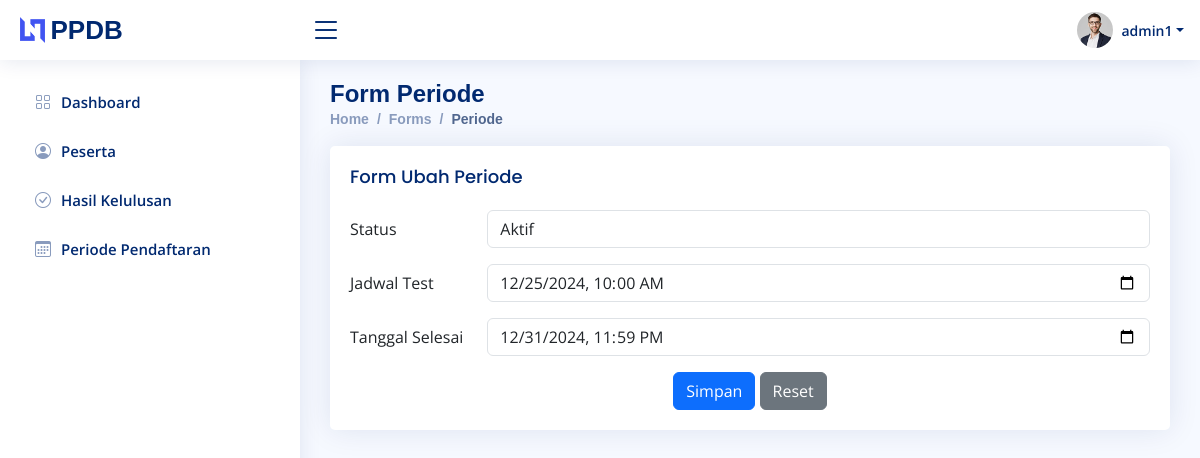
Page /admin/form-periode.php?id=1 (signed in) on the committed database.
### tables this page shows
CREATE TABLE `periode_pendaftaran` (
  `id` INT(11) NOT NULL AUTO_INCREMENT,
  `status` ENUM('Aktif', 'Tidak Aktif') NOT NULL,
  `tanggal_selesai` TIMESTAMP,
  PRIMARY KEY (`id`)
);

### admin/form-periode.php (the view, shortened to what this page needs)
<?php
require_once("../koneksi.php");
$periodeData = null;
if (isset($_GET['id'])) {
    $periodeId = intval($_GET['id']);
    $query = "SELECT * FROM periode_pendaftaran WHERE id = $periodeId";
    $result = mysqli_query($koneksi, $query);
    if ($result && mysqli_num_rows($result) > 0) {
        $periodeData = mysqli_fetch_assoc($result);
    } else {
        echo '<script>alert("Data periode tidak ditemukan!"); window.location.href="tabel-periode.php";</script>';
        exit;
    }
}
?>
<!DOCTYPE html>
<html lang="en">
<head>
    <link href="assets/vendor/bootstrap/css/bootstrap.min.css" rel="stylesheet" />
    <link href="assets/vendor/bootstrap-icons/bootstrap-icons.css" rel="stylesheet" />
    <link href="assets/vendor/simple-datatables/style.css" rel="stylesheet" />
    <link href="assets/css/style.css" rel="stylesheet" />
</head>
<body>
    <?php
    include 'header.php';
    include 'sidebar.php';
    ?>
    <main id="main" class="main">
        <div class="pagetitle">
            <h1>Form Periode</h1>
            <nav>
                <ol class="breadcrumb">
                    <li class="breadcrumb-item"><a href="index.php">Home</a></li>
                    <li class="breadcrumb-item">Forms</li>
                    <li class="breadcrumb-item active">Periode</li>
                </ol>
            </nav>
        </div>
        <section class="section">
            <div class="row">
                <div class="col-lg-12">
                    <div class="card">
                        <div class="card-body">
                            <?php if ($periodeData): ?>
                                <h5 class="card-title">Form Ubah Periode</h5>
                            <?php else: ?>
                                <h5 class="card-title">Form Tambah Periode</h5>
                            <?php endif; ?>
                            <form action="func/save_periode.php" method="POST">
                                <div class="row mb-3">
                                    <label for="status" class="col-sm-2 col-form-label">Status</label>
                                    <div class="col-sm-10">
                                        <select class="form-control" id="status" name="status" required>
                                            <option value="Aktif" <?php echo (isset($periodeData['status']) && $periodeData['status'] === 'Aktif') ? 'selected' : ''; ?>>Aktif</option>
                                        </select>
                                    </div>
                                </div>
                                <div class="row mb-3">
                                    <label for="jadwalTest" class="col-sm-2 col-form-label">Jadwal Test</label>
                                    <div class="col-sm-10">
                                        <input type="datetime-local" class="form-control" id="jadwalTest" name="jadwal_test" value="<?php echo isset($periodeData['jadwal_test']) ? date('Y-m-d\TH:i', strtotime($periodeData['jadwal_test'])) : ''; ?>" required>
                                    </div>
                                </div>
                                <div class="row mb-3">
                                    <label for="tanggalSelesai" class="col-sm-2 col-form-label">Tanggal Selesai</label>
                                    <div class="col-sm-10">
                                        <input type="datetime-local" class="form-control" id="tanggalSelesai" name="tanggal_selesai" value="<?php echo isset($periodeData['tanggal_selesai']) ? date('Y-m-d\TH:i', strtotime($periodeData['tanggal_selesai'])) : ''; ?>" required>
                                    </div>
                                </div>
                                <div class="text-center">
                                    <button type="submit" class="btn btn-primary">Simpan</button>
                                    <button type="reset" class="btn btn-secondary">Reset</button>
                                </div>
                            </form>
                        </div>
                    </div>
                </div>
            </div>
        </section>
    </main>
</body>
</html>

### admin/assets/css/style.css (style rules this page uses)
:root { scroll-behavior: smooth; }
body { font-family: "Open Sans", sans-serif; background: #f6f9ff; color: #444444; }
a { color: #4154f1; text-decoration: none; }
h1, h2, h3, h4, h5, h6 { font-family: "Nunito", sans-serif; }
#main { margin-top: 60px; padding: 20px 30px; transition: all 0.3s; }
.pagetitle { margin-bottom: 10px; }
.pagetitle h1 { font-size: 24px; margin-bottom: 0; font-weight: 600; color: #012970; }
.card { margin-bottom: 30px; border: none; border-radius: 5px; box-shadow: 0px 0 30px rgba(1, 41, 112, 0.1); }
.card-title { padding: 20px 0 15px 0; font-size: 18px; font-weight: 500; color: #012970; font-family: "Poppins", sans-serif; }
.card-body { padding: 0 20px 20px 20px; }
.breadcrumb { font-size: 14px; font-family: "Nunito", sans-serif; color: #899bbd; font-weight: 600; }
.breadcrumb a { color: #899bbd; transition: 0.3s; }
.breadcrumb .breadcrumb-item::before { color: #899bbd; }
.breadcrumb .active { color: #51678f; font-weight: 600; }
@media (min-width: 1200px) { #main, #footer { margin-left: 300px; } }

### rows in the picture
periode_pendaftaran: status "Aktif", jadwal_test "12/25/2024 10:00", tanggal_selesai "12/31/2024 23:59"

### other values in the picture
$_SESSION['admin_username'] "admin1"
